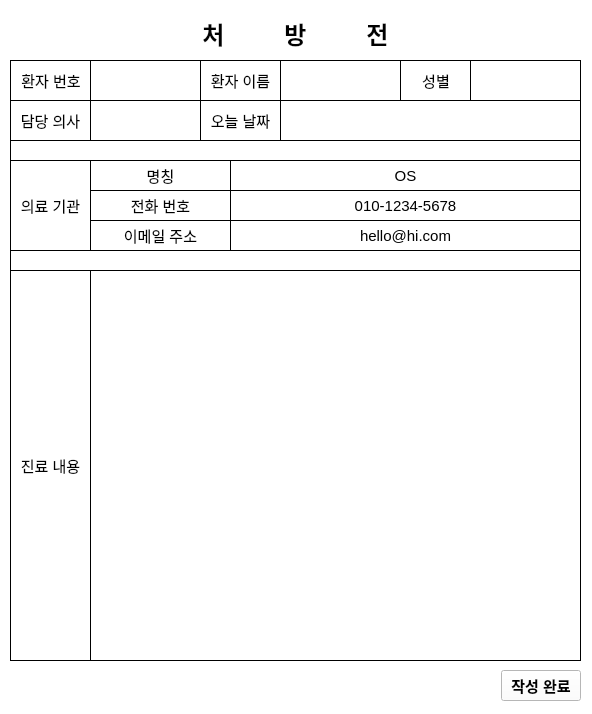
<?xml version="1.0" encoding="UTF-8"?>
<ui version="4.0">
 <class>Prescription</class>
 <widget class="QWidget" name="Prescription">
  <property name="geometry">
   <rect>
    <x>0</x>
    <y>0</y>
    <width>592</width>
    <height>714</height>
   </rect>
  </property>
  <property name="windowTitle">
   <string>Form</string>
  </property>
  <property name="styleSheet">
   <string notr="true">background-color: rgb(255, 255, 255);</string>
  </property>
  <widget class="QLabel" name="label_4">
   <property name="geometry">
    <rect>
     <x>10</x>
     <y>140</y>
     <width>571</width>
     <height>21</height>
    </rect>
   </property>
   <property name="styleSheet">
    <string notr="true">border-width: 1px;
border-style: solid;
border-radius: 0px;</string>
   </property>
   <property name="text">
    <string/>
   </property>
  </widget>
  <widget class="QWidget" name="layoutWidget">
   <property name="geometry">
    <rect>
     <x>10</x>
     <y>6</y>
     <width>571</width>
     <height>54</height>
    </rect>
   </property>
   <layout class="QGridLayout" name="gridLayout">
    <item row="2" column="0">
     <spacer name="verticalSpacer">
      <property name="orientation">
       <enum>Qt::Vertical</enum>
      </property>
      <property name="sizeType">
       <enum>QSizePolicy::Fixed</enum>
      </property>
      <property name="sizeHint" stdset="0">
       <size>
        <width>20</width>
        <height>10</height>
       </size>
      </property>
     </spacer>
    </item>
    <item row="1" column="0">
     <widget class="QLabel" name="label">
      <property name="font">
       <font>
        <pointsize>18</pointsize>
        <bold>true</bold>
       </font>
      </property>
      <property name="text">
       <string>처         방         전</string>
      </property>
      <property name="alignment">
       <set>Qt::AlignCenter</set>
      </property>
     </widget>
    </item>
    <item row="0" column="0">
     <spacer name="verticalSpacer_2">
      <property name="orientation">
       <enum>Qt::Vertical</enum>
      </property>
      <property name="sizeType">
       <enum>QSizePolicy::Fixed</enum>
      </property>
      <property name="sizeHint" stdset="0">
       <size>
        <width>20</width>
        <height>10</height>
       </size>
      </property>
     </spacer>
    </item>
   </layout>
  </widget>
  <widget class="QLabel" name="label_2">
   <property name="geometry">
    <rect>
     <x>10</x>
     <y>60</y>
     <width>82</width>
     <height>41</height>
    </rect>
   </property>
   <property name="font">
    <font>
     <pointsize>11</pointsize>
     <bold>false</bold>
    </font>
   </property>
   <property name="styleSheet">
    <string notr="true">border-width: 1px;
border-style: solid;
border-radius: 0px;</string>
   </property>
   <property name="text">
    <string>환자 번호</string>
   </property>
   <property name="alignment">
    <set>Qt::AlignCenter</set>
   </property>
   <property name="buddy">
    <cstring>PatientID</cstring>
   </property>
  </widget>
  <widget class="QLineEdit" name="PatientID">
   <property name="geometry">
    <rect>
     <x>90</x>
     <y>60</y>
     <width>112</width>
     <height>41</height>
    </rect>
   </property>
   <property name="font">
    <font>
     <pointsize>11</pointsize>
    </font>
   </property>
   <property name="styleSheet">
    <string notr="true">border-width: 1px;
border-style: solid;
border-radius: 0px;</string>
   </property>
   <property name="alignment">
    <set>Qt::AlignCenter</set>
   </property>
   <property name="readOnly">
    <bool>true</bool>
   </property>
  </widget>
  <widget class="QLabel" name="label_3">
   <property name="geometry">
    <rect>
     <x>200</x>
     <y>60</y>
     <width>81</width>
     <height>41</height>
    </rect>
   </property>
   <property name="font">
    <font>
     <pointsize>11</pointsize>
     <bold>false</bold>
    </font>
   </property>
   <property name="styleSheet">
    <string notr="true">border-width: 1px;
border-style: solid;
border-radius: 0px;</string>
   </property>
   <property name="text">
    <string>환자 이름</string>
   </property>
   <property name="alignment">
    <set>Qt::AlignCenter</set>
   </property>
   <property name="buddy">
    <cstring>PatientName</cstring>
   </property>
  </widget>
  <widget class="QLineEdit" name="PatientName">
   <property name="geometry">
    <rect>
     <x>280</x>
     <y>60</y>
     <width>121</width>
     <height>41</height>
    </rect>
   </property>
   <property name="font">
    <font>
     <pointsize>11</pointsize>
    </font>
   </property>
   <property name="styleSheet">
    <string notr="true">border-width: 1px;
border-style: solid;
border-radius: 0px;</string>
   </property>
   <property name="alignment">
    <set>Qt::AlignCenter</set>
   </property>
   <property name="readOnly">
    <bool>true</bool>
   </property>
  </widget>
  <widget class="QLabel" name="label_6">
   <property name="geometry">
    <rect>
     <x>200</x>
     <y>100</y>
     <width>81</width>
     <height>41</height>
    </rect>
   </property>
   <property name="font">
    <font>
     <pointsize>11</pointsize>
     <bold>false</bold>
    </font>
   </property>
   <property name="styleSheet">
    <string notr="true">border-width: 1px;
border-style: solid;
border-radius: 0px;</string>
   </property>
   <property name="text">
    <string>오늘 날짜</string>
   </property>
   <property name="alignment">
    <set>Qt::AlignCenter</set>
   </property>
   <property name="buddy">
    <cstring>Date</cstring>
   </property>
  </widget>
  <widget class="QLineEdit" name="Date">
   <property name="geometry">
    <rect>
     <x>280</x>
     <y>100</y>
     <width>301</width>
     <height>41</height>
    </rect>
   </property>
   <property name="font">
    <font>
     <pointsize>11</pointsize>
    </font>
   </property>
   <property name="styleSheet">
    <string notr="true">border-width: 1px;
border-style: solid;
border-radius: 0px;</string>
   </property>
   <property name="alignment">
    <set>Qt::AlignCenter</set>
   </property>
   <property name="readOnly">
    <bool>true</bool>
   </property>
  </widget>
  <widget class="QLabel" name="label_5">
   <property name="geometry">
    <rect>
     <x>10</x>
     <y>100</y>
     <width>81</width>
     <height>41</height>
    </rect>
   </property>
   <property name="font">
    <font>
     <pointsize>11</pointsize>
     <bold>false</bold>
    </font>
   </property>
   <property name="styleSheet">
    <string notr="true">border-width: 1px;
border-style: solid;
border-radius: 0px;</string>
   </property>
   <property name="text">
    <string>담당 의사</string>
   </property>
   <property name="alignment">
    <set>Qt::AlignCenter</set>
   </property>
   <property name="buddy">
    <cstring>DoctorName</cstring>
   </property>
  </widget>
  <widget class="QLineEdit" name="DoctorName">
   <property name="geometry">
    <rect>
     <x>90</x>
     <y>100</y>
     <width>111</width>
     <height>41</height>
    </rect>
   </property>
   <property name="font">
    <font>
     <pointsize>11</pointsize>
    </font>
   </property>
   <property name="styleSheet">
    <string notr="true">border-width: 1px;
border-style: solid;
border-radius: 0px;</string>
   </property>
   <property name="alignment">
    <set>Qt::AlignCenter</set>
   </property>
   <property name="readOnly">
    <bool>true</bool>
   </property>
  </widget>
  <widget class="QLabel" name="label_7">
   <property name="geometry">
    <rect>
     <x>10</x>
     <y>270</y>
     <width>81</width>
     <height>391</height>
    </rect>
   </property>
   <property name="font">
    <font>
     <pointsize>11</pointsize>
     <bold>false</bold>
    </font>
   </property>
   <property name="styleSheet">
    <string notr="true">border-width: 1px;
border-style: solid;
border-radius: 0px;</string>
   </property>
   <property name="text">
    <string>진료 내용</string>
   </property>
   <property name="alignment">
    <set>Qt::AlignCenter</set>
   </property>
   <property name="buddy">
    <cstring>textEdit</cstring>
   </property>
  </widget>
  <widget class="QTextEdit" name="textEdit">
   <property name="geometry">
    <rect>
     <x>90</x>
     <y>270</y>
     <width>491</width>
     <height>391</height>
    </rect>
   </property>
   <property name="font">
    <font>
     <pointsize>11</pointsize>
    </font>
   </property>
   <property name="styleSheet">
    <string notr="true">border-width: 1px;
border-style: solid;
border-radius: 0px;</string>
   </property>
  </widget>
  <widget class="QWidget" name="layoutWidget">
   <property name="geometry">
    <rect>
     <x>10</x>
     <y>670</y>
     <width>571</width>
     <height>31</height>
    </rect>
   </property>
   <layout class="QHBoxLayout" name="horizontalLayout_3">
    <item>
     <spacer name="horizontalSpacer">
      <property name="orientation">
       <enum>Qt::Horizontal</enum>
      </property>
      <property name="sizeHint" stdset="0">
       <size>
        <width>40</width>
        <height>20</height>
       </size>
      </property>
     </spacer>
    </item>
    <item>
     <widget class="QPushButton" name="Finish">
      <property name="font">
       <font>
        <pointsize>11</pointsize>
        <bold>true</bold>
       </font>
      </property>
      <property name="text">
       <string>작성 완료</string>
      </property>
     </widget>
    </item>
   </layout>
  </widget>
  <widget class="QLabel" name="label_8">
   <property name="geometry">
    <rect>
     <x>400</x>
     <y>60</y>
     <width>72</width>
     <height>41</height>
    </rect>
   </property>
   <property name="font">
    <font>
     <pointsize>11</pointsize>
     <bold>false</bold>
    </font>
   </property>
   <property name="styleSheet">
    <string notr="true">border-width: 1px;
border-style: solid;
border-radius: 0px;</string>
   </property>
   <property name="text">
    <string>성별</string>
   </property>
   <property name="alignment">
    <set>Qt::AlignCenter</set>
   </property>
   <property name="buddy">
    <cstring>PatientName</cstring>
   </property>
  </widget>
  <widget class="QLineEdit" name="PatientSex">
   <property name="geometry">
    <rect>
     <x>470</x>
     <y>60</y>
     <width>111</width>
     <height>41</height>
    </rect>
   </property>
   <property name="font">
    <font>
     <pointsize>11</pointsize>
    </font>
   </property>
   <property name="styleSheet">
    <string notr="true">border-width: 1px;
border-style: solid;
border-radius: 0px;</string>
   </property>
   <property name="alignment">
    <set>Qt::AlignCenter</set>
   </property>
   <property name="readOnly">
    <bool>true</bool>
   </property>
  </widget>
  <widget class="QLabel" name="label_9">
   <property name="geometry">
    <rect>
     <x>10</x>
     <y>160</y>
     <width>81</width>
     <height>91</height>
    </rect>
   </property>
   <property name="font">
    <font>
     <pointsize>11</pointsize>
     <bold>false</bold>
    </font>
   </property>
   <property name="styleSheet">
    <string notr="true">border-width: 1px;
border-style: solid;
border-radius: 0px;</string>
   </property>
   <property name="text">
    <string>의료 기관</string>
   </property>
   <property name="alignment">
    <set>Qt::AlignCenter</set>
   </property>
   <property name="buddy">
    <cstring>DoctorName</cstring>
   </property>
  </widget>
  <widget class="QLabel" name="label_10">
   <property name="geometry">
    <rect>
     <x>230</x>
     <y>160</y>
     <width>351</width>
     <height>31</height>
    </rect>
   </property>
   <property name="font">
    <font>
     <pointsize>11</pointsize>
     <bold>false</bold>
    </font>
   </property>
   <property name="styleSheet">
    <string notr="true">border-width: 1px;
border-style: solid;
border-radius: 0px;</string>
   </property>
   <property name="text">
    <string>OS</string>
   </property>
   <property name="alignment">
    <set>Qt::AlignCenter</set>
   </property>
   <property name="buddy">
    <cstring>DoctorName</cstring>
   </property>
  </widget>
  <widget class="QLabel" name="label_11">
   <property name="geometry">
    <rect>
     <x>90</x>
     <y>160</y>
     <width>141</width>
     <height>31</height>
    </rect>
   </property>
   <property name="font">
    <font>
     <pointsize>11</pointsize>
     <bold>false</bold>
    </font>
   </property>
   <property name="styleSheet">
    <string notr="true">border-width: 1px;
border-style: solid;
border-radius: 0px;</string>
   </property>
   <property name="text">
    <string>명칭</string>
   </property>
   <property name="alignment">
    <set>Qt::AlignCenter</set>
   </property>
   <property name="buddy">
    <cstring>DoctorName</cstring>
   </property>
  </widget>
  <widget class="QLabel" name="label_12">
   <property name="geometry">
    <rect>
     <x>10</x>
     <y>250</y>
     <width>571</width>
     <height>21</height>
    </rect>
   </property>
   <property name="styleSheet">
    <string notr="true">border-width: 1px;
border-style: solid;
border-radius: 0px;</string>
   </property>
   <property name="text">
    <string/>
   </property>
  </widget>
  <widget class="QLabel" name="label_13">
   <property name="geometry">
    <rect>
     <x>90</x>
     <y>220</y>
     <width>141</width>
     <height>31</height>
    </rect>
   </property>
   <property name="font">
    <font>
     <pointsize>11</pointsize>
     <bold>false</bold>
    </font>
   </property>
   <property name="styleSheet">
    <string notr="true">border-width: 1px;
border-style: solid;
border-radius: 0px;</string>
   </property>
   <property name="text">
    <string>이메일 주소</string>
   </property>
   <property name="alignment">
    <set>Qt::AlignCenter</set>
   </property>
   <property name="buddy">
    <cstring>DoctorName</cstring>
   </property>
  </widget>
  <widget class="QLabel" name="label_14">
   <property name="geometry">
    <rect>
     <x>90</x>
     <y>190</y>
     <width>141</width>
     <height>31</height>
    </rect>
   </property>
   <property name="font">
    <font>
     <pointsize>11</pointsize>
     <bold>false</bold>
    </font>
   </property>
   <property name="styleSheet">
    <string notr="true">border-width: 1px;
border-style: solid;
border-radius: 0px;</string>
   </property>
   <property name="text">
    <string>전화 번호</string>
   </property>
   <property name="alignment">
    <set>Qt::AlignCenter</set>
   </property>
   <property name="buddy">
    <cstring>DoctorName</cstring>
   </property>
  </widget>
  <widget class="QLabel" name="label_15">
   <property name="geometry">
    <rect>
     <x>230</x>
     <y>190</y>
     <width>351</width>
     <height>31</height>
    </rect>
   </property>
   <property name="font">
    <font>
     <pointsize>11</pointsize>
     <bold>false</bold>
    </font>
   </property>
   <property name="styleSheet">
    <string notr="true">border-width: 1px;
border-style: solid;
border-radius: 0px;</string>
   </property>
   <property name="text">
    <string>010-1234-5678</string>
   </property>
   <property name="alignment">
    <set>Qt::AlignCenter</set>
   </property>
   <property name="buddy">
    <cstring>DoctorName</cstring>
   </property>
  </widget>
  <widget class="QLabel" name="label_16">
   <property name="geometry">
    <rect>
     <x>230</x>
     <y>220</y>
     <width>351</width>
     <height>31</height>
    </rect>
   </property>
   <property name="font">
    <font>
     <pointsize>11</pointsize>
     <bold>false</bold>
    </font>
   </property>
   <property name="styleSheet">
    <string notr="true">border-width: 1px;
border-style: solid;
border-radius: 0px;</string>
   </property>
   <property name="text">
    <string>hello@hi.com</string>
   </property>
   <property name="alignment">
    <set>Qt::AlignCenter</set>
   </property>
   <property name="buddy">
    <cstring>DoctorName</cstring>
   </property>
  </widget>
 </widget>
 <resources/>
 <connections/>
</ui>
